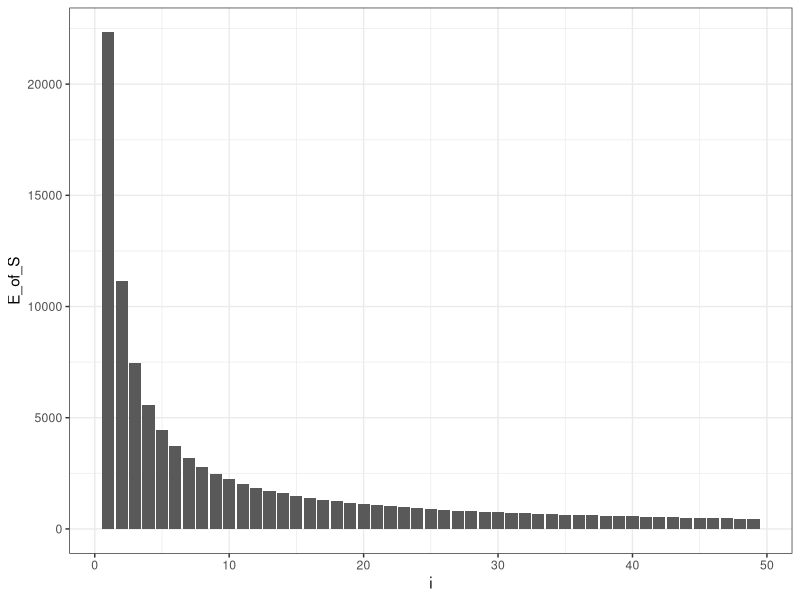

The R script that drew this image:
library(tidyverse)
NumSNPs <- 100000
NumSam <- 50 # number of haploid chromosomes

# here are the unnormalized fractions we expect to find
fracts <- 1 / 1:(NumSam - 1)

# normalize so they sum to one, the multiply by NumSNPs
Sin <- NumSNPs * fracts / sum(fracts)

# let's plot that:
tibble(
    i = 1:(NumSam - 1),
    E_of_S = Sin
) %>%
    ggplot(aes(x = i, y = E_of_S)) +
    geom_col() +
    theme_bw()
